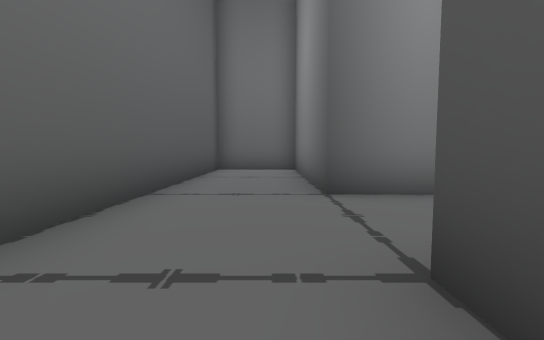
[1] (above)

24 first-person views from a walk through a Unity game level. The camera is 1.2 m above the floor, tilts 4° down and sees 90° across. The floor is counted in squares, 2 m on a side. Each view is taken from the middle of a square. On the plan, view 1 faces up. The plan holds only what a view shows up to about 9 squares ahead; the rest is blank. The place goes on beyond the plan. The player character is not drawn.

[2]
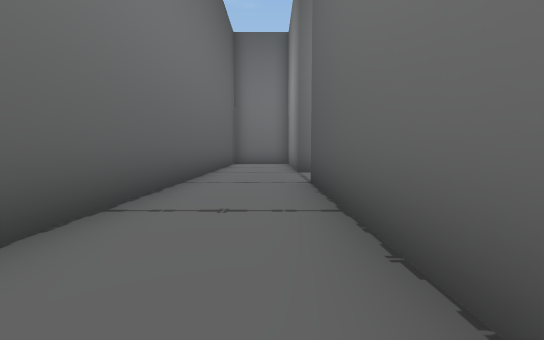

[3]
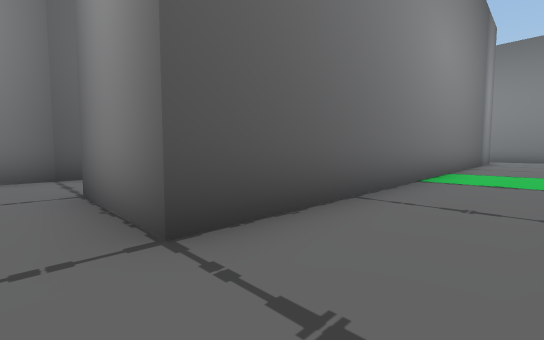

[4]
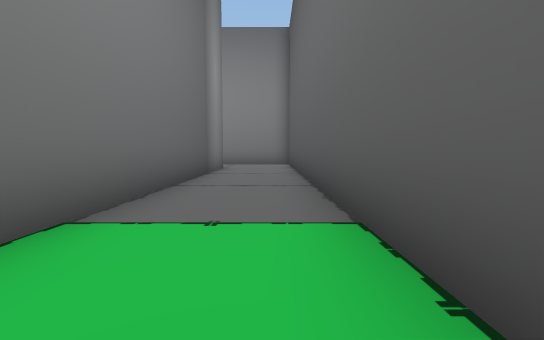

[5]
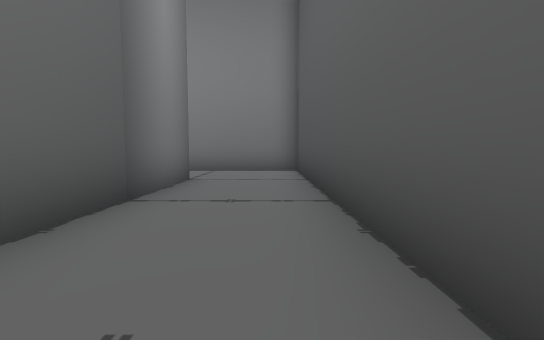

[6]
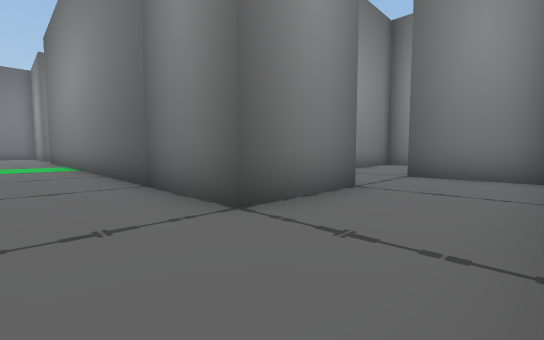

[7]
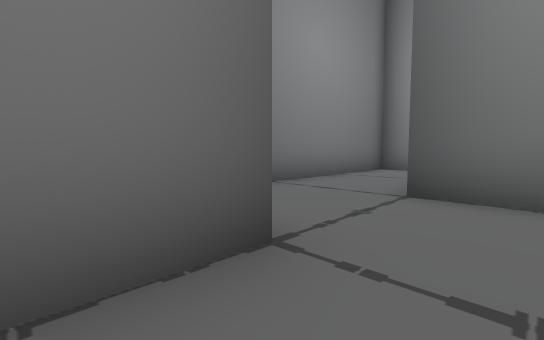

[8]
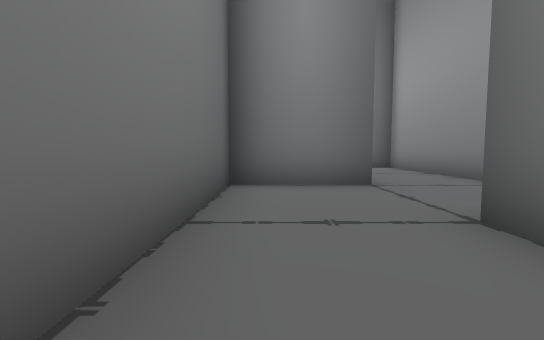

[9]
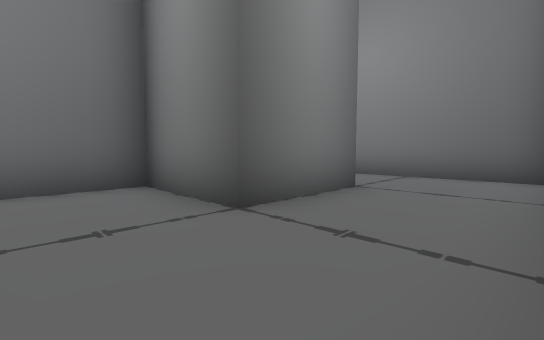

[10]
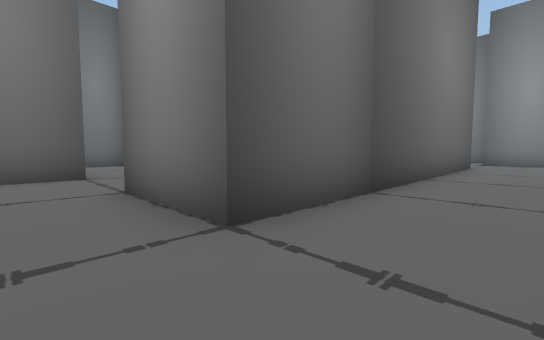

[11]
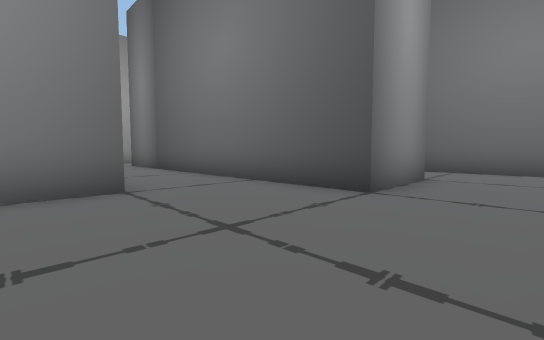

[12]
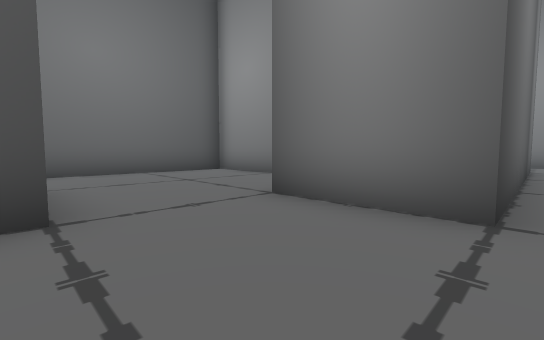

[13]
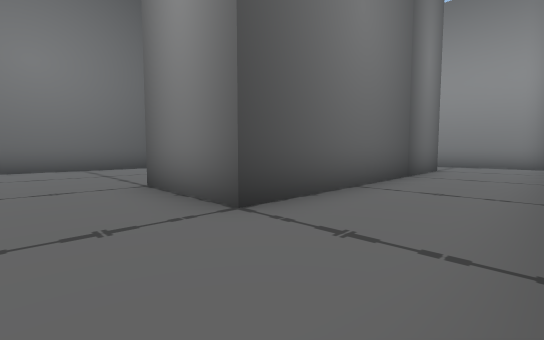

[14]
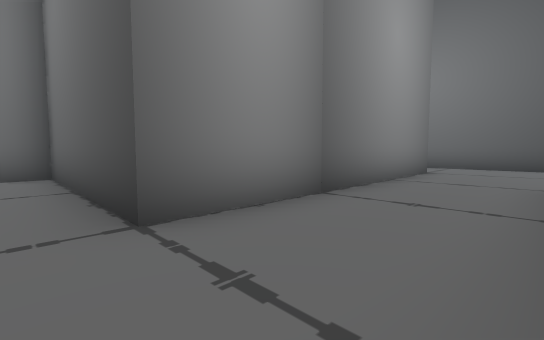

[15]
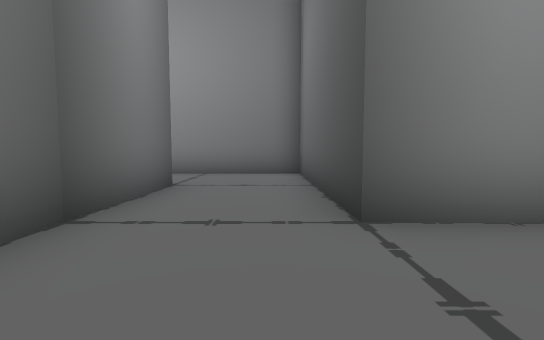

[16]
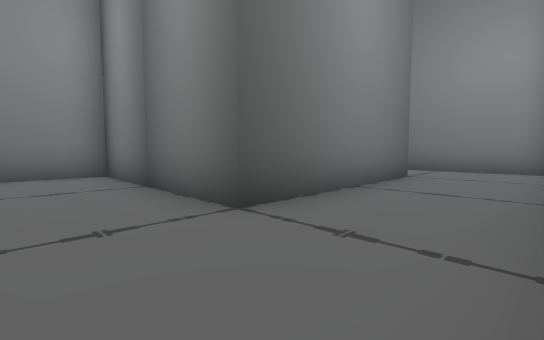

[17]
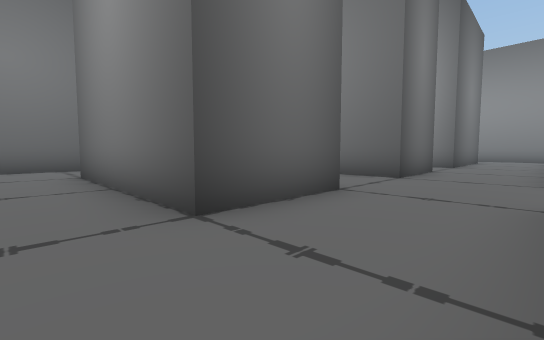

[18]
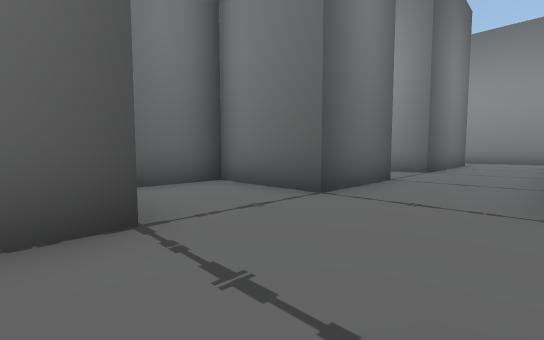

[19]
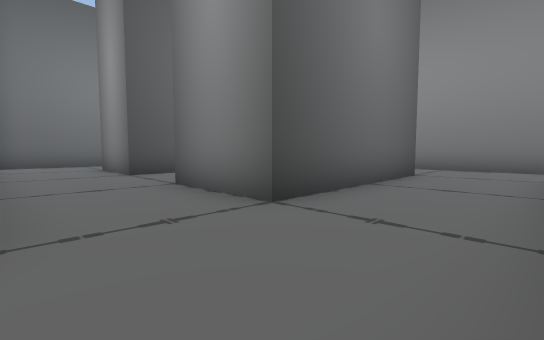

[20]
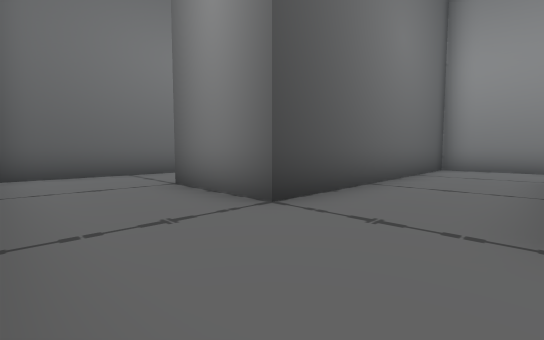

[21]
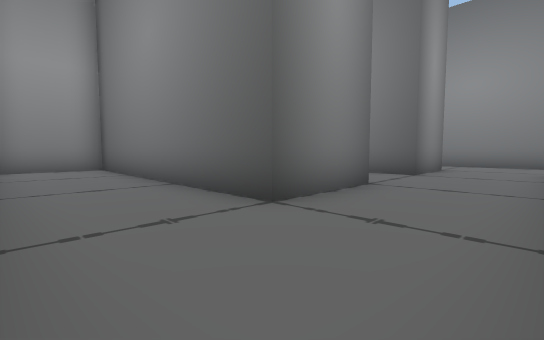

[22]
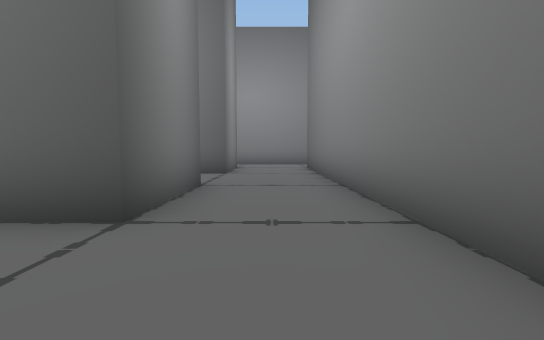

[23]
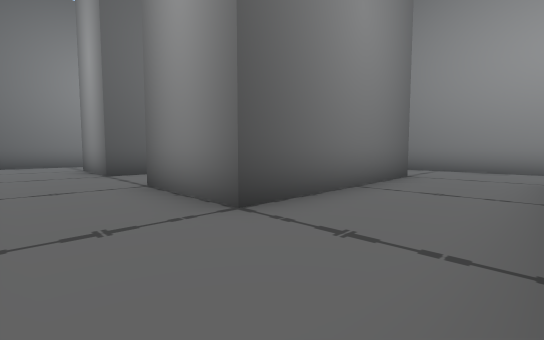

[24]
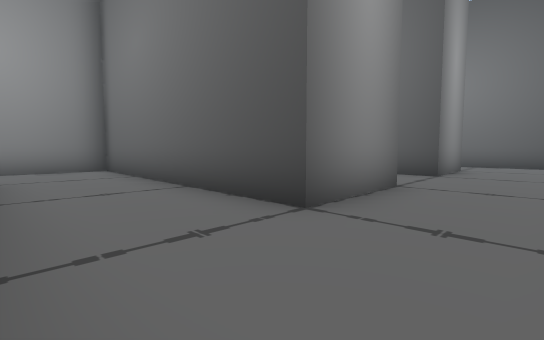

### Floor plan
Points are (right, up) in squares from view 1. A wall is a line through its corners. A room is listed if a view was taken in it or the views show most of it. See-through windows are left out.
Room 1 (views 1, 2, 3, 4, 5, 6, 7, 8, 9, 10, 11, 12, 13, 14, 15)
walls: (15.6, -6.2) (23.2, -6.2); (13.3, -3.7) (13.3, -13.8) (10.8, -13.8) (10.8, -11.3) (5.8, -11.3); (7.6, -13.8) (8.3, -13.8) (8.3, -15.1); (15.8, -16.1) (15.8, -12.4); (11.4, -16.3) (15, -16.3); (25.7, -6.6) (25.7, -3.7) (24, -3.7); (15.8, 6.2) (15.8, -1.2) (13.2, -1.2); (5.8, -16.1) (5.8, -13.8); (3.2, -13.8) (0.7, -13.8) (0.7, 1.2); (18, 8.8) (16.9, 8.8); (-1.8, -4.6) (-1.8, -16.3) (1.5, -16.3); (0.7, 3.7) (0.7, 8.5); (0.9, 8.8) (-1.8, 8.8) (-1.8, -2.4)
ways out: opening at (24.5, -7.5) to room 2; opening at (0, 2.5); opening at (13.5, -2.5)
Room 2 (views 16, 17, 18, 19, 20, 21, 22, 23, 24)
walls: (30.8, -6.1) (30.8, -8.8) (25.7, -8.8) (25.7, -6.6); (30.8, -1.1) (30.8, -3.7) (28.3, -3.7) (28.3, -5.5); (33.3, -1) (33.3, -0.4); (30.8, 1.3) (28.2, 1.3) (28.2, 6.3) (30.8, 6.3) (30.8, 1.3); (33.3, -11) (33.3, -7.9); (23.2, -6.2) (23.2, -11.2) (26.8, -11.2); (33.3, 5.2) (33.3, 6.3) (35.7, 6.3) (35.7, -1.3) (38, -1.3); (22.1, -1.3) (30, -1.3); (33.1, 8.8) (29.9, 8.8); (20.8, 2.5) (20.8, -1); (38.2, 7.4) (38.2, 8); (28.1, 8.8) (25.8, 8.8) (25.8, 1.3) (23.3, 1.3) (23.3, 8.8) (20.9, 8.8)
ways out: opening at (24.5, -7.5) to room 1

Where each view was taken, in squares from view 1:
view 1: 0 up, 0 right, facing up
view 2: 4 down, 0 right, facing up
view 3: 2 up, 1 left, facing down-right
view 4: 4 down, 1 left, facing down
view 5: 8 down, 1 left, facing down
view 6: 16 down, 1 left, facing up-right
view 7: 15 down, 2 right, facing up-right
view 8: 12 down, 6 right, facing right
view 9: 16 down, 9 right, facing up-right
view 10: 15 down, 15 right, facing up-left
view 11: 2 down, 17 right, facing down-left
view 12: 4 down, 16 right, facing up-left
view 13: 3 down, 18 right, facing up-left
view 14: 4 down, 24 right, facing down-left
view 15: 4 down, 24 right, facing down
view 16: 11 down, 24 right, facing up-right
view 17: 10 down, 33 right, facing up-left
view 18: 7 down, 33 right, facing up-left
view 19: 1 down, 33 right, facing up-left
view 20: 1 down, 28 right, facing up-left
view 21: 1 down, 21 right, facing up-right
view 22: 0 up, 21 right, facing right
view 23: 8 up, 26 right, facing down-right
view 24: 8 up, 38 right, facing down-left
